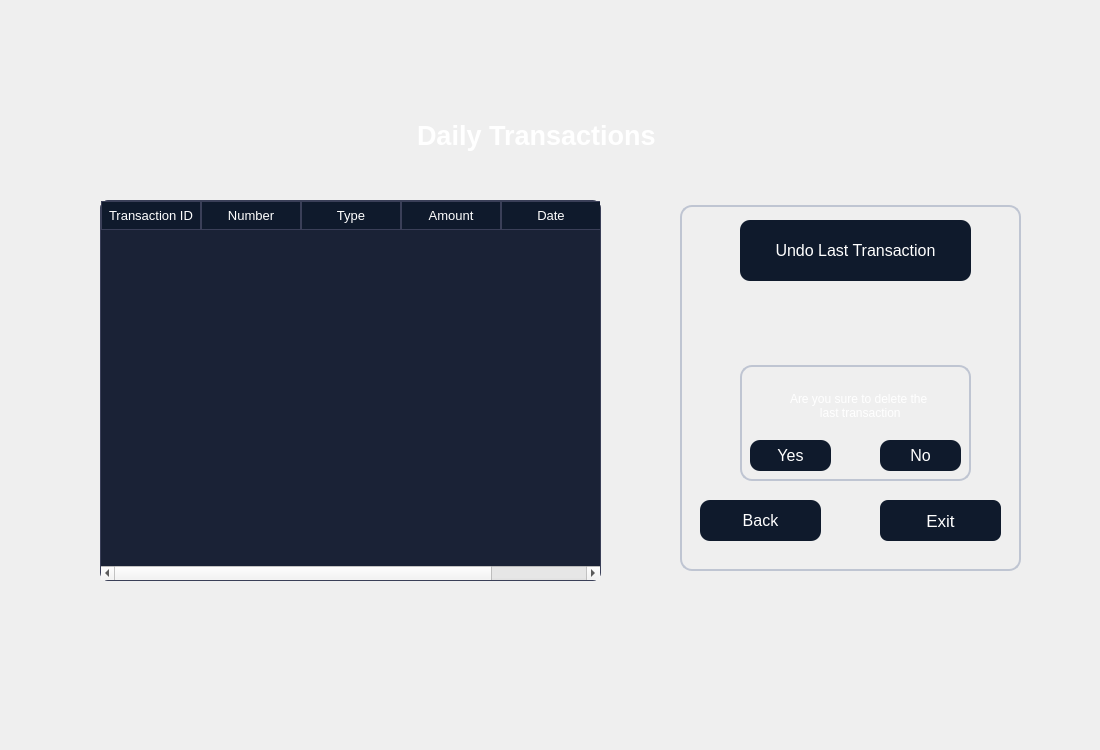
<?xml version="1.0" encoding="UTF-8"?>
<ui version="4.0">
 <class>dailytransaction</class>
 <widget class="QDialog" name="dailytransaction">
  <property name="geometry">
   <rect>
    <x>0</x>
    <y>0</y>
    <width>1100</width>
    <height>750</height>
   </rect>
  </property>
  <property name="windowTitle">
   <string>Dialog</string>
  </property>
  <property name="styleSheet">
   <string notr="true">QTableWidget {
    background-color: #1A2236;
    color: #FFFFFF;
    border: 1px solid #3A3F58;
    gridline-color: #3A3F58;
    font-family: &quot;Inter&quot;;
    font-size: 10pt;
    border-radius: 8px;
    selection-background-color: #0F5FFF;
    selection-color: #FFFFFF;
}

QHeaderView::section {
    background-color: #0F1A2C;
    color: #FFFFFF;
    border: 1px solid #3A3F58;
    padding: 4px;
    font-family: &quot;Montserrat SemiBold&quot;;
    font-size: 10pt;
}

QTableWidget::item:selected {
    background-color: #0F5FFF;
    color: #FFFFFF;
}
QGroupBox {
    border: 1.5px solid #BFC5D2;
    border-radius: 12px;
    margin-top: 25px;
    color: white;
    font-family: &quot;Segoe UI Semibold&quot;;
    font-size: 14pt;
}

QGroupBox::title {
    subcontrol-origin: margin;
    padding: 4px 10px;
}
QPushButton {
    background-color: #0F1A2C;
    color: #FFFFFF;
	border-color: rgb(0, 0, 0);
    border-radius: 10px;
    font-family: &quot;Montserrat SemiBold&quot;;
    font-size: 12pt;
    padding: 6px 12px;
}

QPushButton:hover {
    background-color: #1A2942;
}

QPushButton:pressed {
    background-color: #09111A;
}
QLineEdit {
    background-color: #FFFFFF;
    border: 1px solid #C6D4E1;
    border-radius: 8px;
    padding: 6px;
    color: #0A1320;
    font-family: &quot;Inter&quot;;
    font-size: 11pt;
}

QLineEdit:focus {
    border: 1px solid #00B4FF;
    background-color: #F8FBFF;
}
QComboBox {
    background-color: #FFFFFF;
    border: 1px solid #C6D4E1;
    border-radius: 8px;
    padding: 6px;
    color: #0A1320;
    font-family: &quot;Inter&quot;;
    font-size: 11pt;
}

QComboBox:focus {
    border: 1px solid #00B4FF;
    background-color: #F8FBFF;
}

QComboBox::drop-down {
    subcontrol-origin: padding;
    subcontrol-position: top right;
    width: 20px;
    border-left: 1px solid #C6D4E1;
}

QComboBox::down-arrow {
    
	image: url(:/new/prefix1/icon.png);
    width: 12px;
    height: 12px;
}</string>
  </property>
  <widget class="QLabel" name="label">
   <property name="geometry">
    <rect>
     <x>0</x>
     <y>0</y>
     <width>1100</width>
     <height>750</height>
    </rect>
   </property>
   <property name="styleSheet">
    <string notr="true">image: url(:/new/prefix1/bg.jpg);</string>
   </property>
   <property name="text">
    <string/>
   </property>
  </widget>
  <widget class="QLabel" name="l2">
   <property name="geometry">
    <rect>
     <x>160</x>
     <y>490</y>
     <width>381</width>
     <height>41</height>
    </rect>
   </property>
   <property name="styleSheet">
    <string notr="true">color: rgb(170, 0, 0);
font: 700 14pt &quot;Segoe UI&quot;;

</string>
   </property>
   <property name="text">
    <string/>
   </property>
  </widget>
  <widget class="QGroupBox" name="groupBox">
   <property name="geometry">
    <rect>
     <x>680</x>
     <y>180</y>
     <width>341</width>
     <height>391</height>
    </rect>
   </property>
   <property name="styleSheet">
    <string notr="true"/>
   </property>
   <property name="title">
    <string/>
   </property>
   <widget class="QGroupBox" name="box">
    <property name="geometry">
     <rect>
      <x>60</x>
      <y>160</y>
      <width>231</width>
      <height>141</height>
     </rect>
    </property>
    <property name="title">
     <string/>
    </property>
    <widget class="QLabel" name="label_2">
     <property name="geometry">
      <rect>
       <x>50</x>
       <y>30</y>
       <width>171</width>
       <height>71</height>
      </rect>
     </property>
     <property name="styleSheet">
      <string notr="true">font: 14pt &quot;Segoe UI&quot;;
color: rgb(255, 255, 255);
font: italic 9pt &quot;Segoe UI&quot;;</string>
     </property>
     <property name="text">
      <string>Are you sure to delete the
         last transaction</string>
     </property>
    </widget>
    <widget class="QPushButton" name="yes">
     <property name="geometry">
      <rect>
       <x>10</x>
       <y>100</y>
       <width>81</width>
       <height>31</height>
      </rect>
     </property>
     <property name="styleSheet">
      <string notr="true"/>
     </property>
     <property name="text">
      <string>Yes</string>
     </property>
    </widget>
    <widget class="QPushButton" name="no">
     <property name="geometry">
      <rect>
       <x>140</x>
       <y>100</y>
       <width>81</width>
       <height>31</height>
      </rect>
     </property>
     <property name="styleSheet">
      <string notr="true"/>
     </property>
     <property name="text">
      <string>No</string>
     </property>
    </widget>
   </widget>
   <widget class="QPushButton" name="undolast">
    <property name="geometry">
     <rect>
      <x>60</x>
      <y>40</y>
      <width>231</width>
      <height>61</height>
     </rect>
    </property>
    <property name="text">
     <string>Undo Last Transaction</string>
    </property>
   </widget>
   <widget class="QPushButton" name="back">
    <property name="geometry">
     <rect>
      <x>20</x>
      <y>320</y>
      <width>121</width>
      <height>41</height>
     </rect>
    </property>
    <property name="styleSheet">
     <string notr="true"/>
    </property>
    <property name="text">
     <string>Back</string>
    </property>
   </widget>
   <widget class="QPushButton" name="exit">
    <property name="geometry">
     <rect>
      <x>200</x>
      <y>320</y>
      <width>121</width>
      <height>41</height>
     </rect>
    </property>
    <property name="styleSheet">
     <string notr="true">background-color: #0F1A2C;
    color: #FFFFFF;
border-color: rgb(0, 0, 0);
    border-radius: 8px;
    font-family: &quot;Segoe UI Semibold&quot;;
    font-size: 13pt;</string>
    </property>
    <property name="text">
     <string>Exit</string>
    </property>
   </widget>
  </widget>
  <widget class="QLabel" name="l">
   <property name="geometry">
    <rect>
     <x>730</x>
     <y>290</y>
     <width>251</width>
     <height>61</height>
    </rect>
   </property>
   <property name="styleSheet">
    <string notr="true">color: rgb(85, 170, 127);
font: 700 14pt &quot;Segoe UI&quot;;</string>
   </property>
   <property name="text">
    <string/>
   </property>
  </widget>
  <widget class="QTableWidget" name="tableWidget">
   <property name="geometry">
    <rect>
     <x>100</x>
     <y>200</y>
     <width>501</width>
     <height>381</height>
    </rect>
   </property>
   <column>
    <property name="text">
     <string>Transaction ID</string>
    </property>
   </column>
   <column>
    <property name="text">
     <string>Number</string>
    </property>
   </column>
   <column>
    <property name="text">
     <string>Type</string>
    </property>
   </column>
   <column>
    <property name="text">
     <string>Amount</string>
    </property>
   </column>
   <column>
    <property name="text">
     <string>Date</string>
    </property>
   </column>
  </widget>
  <widget class="QLabel" name="label_4">
   <property name="geometry">
    <rect>
     <x>410</x>
     <y>110</y>
     <width>291</width>
     <height>51</height>
    </rect>
   </property>
   <property name="styleSheet">
    <string notr="true">color: #FFFFFF; 
font-family: &quot;Montserrat SemiBold&quot;; 
font-size: 20pt;
font-weight: 700; 
padding: 4px 0;</string>
   </property>
   <property name="text">
    <string>Daily Transactions</string>
   </property>
  </widget>
 </widget>
 <resources/>
 <connections/>
</ui>
